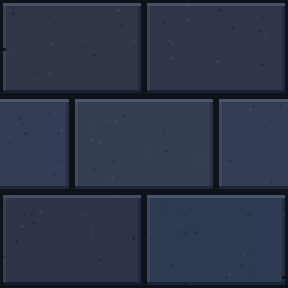
#> input picture assets/img/bg_brick.png, 96 x 96 px (shown 3 times larger); its folder holds 5 pictures in this run
$ python _verify_assets.py
#> lines starting #> are read from the running program, lines starting #| are printed output that depends on the picture
# -*- coding: utf-8 -*-
"""校验像素素材。

砖墙的无错判据（重要）：
  错缝砖墙的横向灰缝本来就是【贯穿直线】，用"是否贯穿"判断是错的。
  真正要验证的是【灰缝间距是否处处均匀】 —— 若平铺边界处间距与内部
  不同（例如内部 2px、边界 3px），才会出现肉眼可见的接缝。

  做法：对每一列，取该列所有灰缝行的 y 坐标，检查相邻灰缝间距是否
  恒等于 bh；对每一行同理检查竖缝间距是否恒等于 bw。
"""
from PIL import Image
import os
from collections import Counter

HERE = os.path.dirname(os.path.abspath(__file__))
OUT = os.path.join(os.path.dirname(HERE), "assets", "img")

MORTAR = (9, 12, 19)


def is_mortar(p):
    return abs(p[0] - MORTAR[0]) <= 8 and abs(p[1] - MORTAR[1]) <= 8 and abs(p[2] - MORTAR[2]) <= 8


def check_pitch(fname, bw=48, bh=32, reps=3):
    """平铺 reps x reps，检查灰缝间距是否恒为 bw / bh"""
#> called with fname = 'bg_brick.png', bw = 48, bh = 32, reps = 3
    im = Image.open(os.path.join(OUT, fname)).convert("RGB")
#> im is the input picture: PIL image 96x96 RGB; mean R, G, B 44.8, 52.7, 71.9
    w, h = im.size
#> w = 96; h = 96
    big = Image.new("RGB", (w * reps, h * reps))
#> big: PIL image 288x288 RGB; every value is 0
    for x in range(0, w * reps, w):
        for y in range(0, h * reps, h):
            big.paste(im, (x, y))
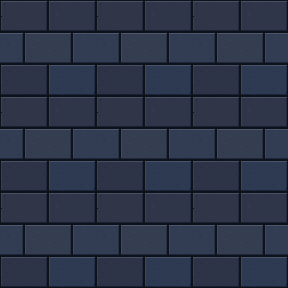
#> big: PIL image 288x288 RGB; mean R, G, B 44.8, 52.7, 71.9
    px = big.load()

    bad_v, bad_h = [], []
    # 纵向：每列检查灰缝行间距
    for x in range(0, big.width, 7):
        seams = [y for y in range(big.height) if is_mortar(px[x, y])]
        # 归并连续灰缝为一条缝
        groups = []
        for y in seams:
            if groups and y - groups[-1][-1] == 1:
                groups[-1].append(y)
            else:
                groups.append([y])
        centers = [sum(g) / len(g) for g in groups]
        pitch = [round(centers[i + 1] - centers[i]) for i in range(len(centers) - 1)]
        odd = [p for p in pitch if abs(p - bh) > 1]
        if odd:
            bad_v.append((x, Counter(odd).most_common(2)))
#> after the loop, bad_v = 4 items
    # 横向：每行检查灰缝列间距
    for y in range(0, big.height, 7):
        seams = [x for x in range(big.width) if is_mortar(px[x, y])]
        groups = []
        for x in seams:
            if groups and x - groups[-1][-1] == 1:
                groups[-1].append(x)
            else:
                groups.append([x])
        centers = [sum(g) / len(g) for g in groups]
        pitch = [round(centers[i + 1] - centers[i]) for i in range(len(centers) - 1)]
        odd = [p for p in pitch if abs(p - bw) > 1]
        if odd:
            bad_h.append((y, Counter(odd).most_common(2)))
#> this loop made 42 passes
#> seams on passes 2, 3, 4, 5, 6, 7, 8, 9, 11, 12, 13, 14: [0, 47, 48, 95, 96, 143, 144, 191, 192, 239, 240, 287], [0, 47, 48, 95, 96, 143, 144, 191, 192, 239, 240, 287], [0, 47, 48, 95, 96, 143, 144, 191, 192, 239, 240, 287], [0, 47, 48, 95, 96, 143, 144, 191, 192, 239, 240, 287], [23, 24, 71, 72, 119, 120, 167, 168, 215, 216, 263, 264], [23, 24, 71, 72, 119, 120, 167, 168, 215, 216, 263, 264], [23, 24, 71, 72, 119, 120, 167, 168, 215, 216, 263, 264], [23, 24, 71, 72, 119, 120, 167, 168, 215, 216, 263, 264], [0, 47, 48, 95, 96, 143, 144, 191, 192, 239, 240, 287], [0, 47, 48, 95, 96, 143, 144, 191, 192, 239, 240, 287], [0, 47, 48, 95, 96, 143, 144, 191, 192, 239, 240, 287], [0, 47, 48, 95, 96, 143, 144, 191, 192, 239, 240, 287]
#> after the loop, bad_h = []
    return bad_v[:3], bad_h[:3]


print("== 灰缝间距均匀性检查（异常列/行 为空 = 完全无缝）==")
v, hh = check_pitch("bg_brick.png")
#> v = 3 items; hh = []
print("  bg_brick.png  异常列=%s" % (v if v else "无"))
#|   bg_brick.png  异常列=[(0, [(80, 2), (96, 1)]), (119, [(48, 6)]), (168, [(48, 6)])]
print("                异常行=%s" % (hh if hh else "无"))
#|                 异常行=无

print("\n== 九宫格拉伸安全性（可拉伸边必须是纯色环带）==")
for f, band in [("frame_panel.png", 8), ("frame_card.png", 4), ("frame_tip.png", 4)]:
#> (the run stopped early here; a loop or call above may not have finished)
